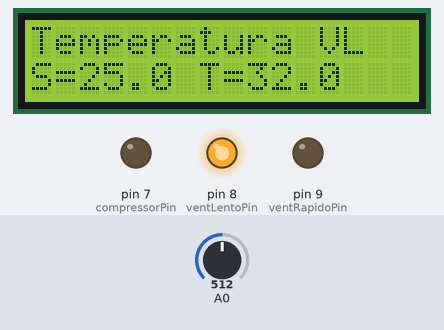
The sketch below on a simulated Arduino Uno, built with avr-gcc and run on an emulated ATmega328P. Parts: 16×2 character LCD, output pins drawn as LEDs (lit = HIGH). The test bench sets the inputs (shaded band); at power-on: A0 = 512. What the sketch prints to the serial monitor is not drawn.

Above: at 1.2 s.
1.3 s: A0 set to 716
At 2.7 s:
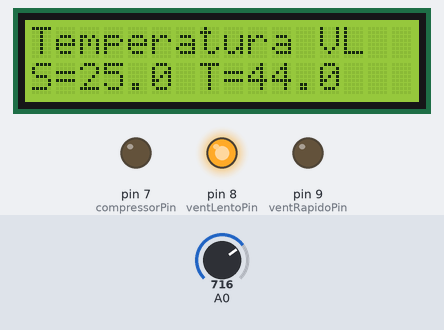
3.0 s: A0 set to 900
At 5.9 s:
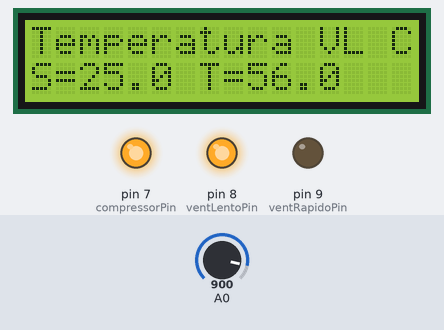
6.0 s: A0 set to 1023
At 7.3 s:
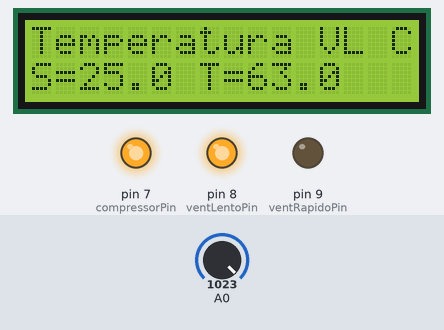
Timing chart, 0 to 9.0 s (numbered marks = the images above; inputs shaded):
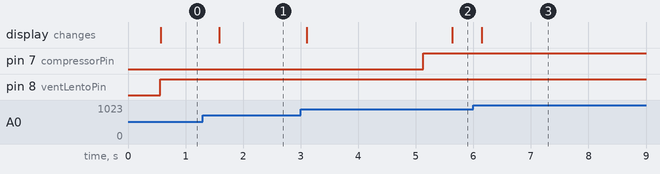

Measured:
- after the input at 1.3 s, the display: changes after 0.28 s (image 1)
- after the input at 3.0 s, the display: first changes after 0.10 s (image 2 shows a later state)
- after the input at 6.0 s, the display: changes after 0.14 s (image 3)

The sketch:

ControleArCond.ino
```cpp
/*
Controle de ar condicionado
23/04/2022  - Versão inicial (falta intertravamento e menus)
25/04/2022  - Adicionada função para verificar falhas no equipamento
            - Suporte básico para display
            - Melhoria de funções
*/
#define compressorPin 7
#define ventLentoPin 8
#define ventRapidoPin 9
#include <LiquidCrystal.h>
LiquidCrystal lcd(12, 11, 5, 4, 3, 2);

double setPoint = 25.0;
double histerese = 2.0;
int delayReligar = 10;
int delayLigar = 10;
int temporizadorCompressor = 0;
boolean ativaCompressor = 0;

void setup() {
  lcd.begin(16, 2);
  pinMode(compressorPin,OUTPUT);
  pinMode(ventLentoPin,OUTPUT);
  pinMode(ventRapidoPin,OUTPUT);
  Serial.begin(9600);
  lcd.setCursor(0, 0);
  lcd.print("Temperatura");
  }
int verificaFalhas(){
  return(0);
}

void controleVentilador(int velocidade){ // Função para ligar e desligar o ventilador
  if (velocidade == 10) {
    digitalWrite(ventLentoPin,HIGH);
    digitalWrite(ventRapidoPin,LOW);
  }
  if (velocidade == 20) {
    digitalWrite(ventLentoPin,LOW);
    digitalWrite(ventRapidoPin,HIGH);
  }
  if (velocidade == 0) {
    digitalWrite(ventRapidoPin,LOW);
    digitalWrite(ventLentoPin,LOW);
  }
}

int controleCompressor(boolean ldesliga){ // liga e desliga o compressor
  if(ldesliga){
    int falhas = verificaFalhas();
    if (falhas<1){
      digitalWrite(compressorPin,HIGH);
      return(0);
    }
    else return(falhas);
  }
  if(!ldesliga){
    digitalWrite(compressorPin,LOW);
    return(0);
  }
}
double leTemp(){ // Função para ler temperatura do sensor
  int leituraSensor = analogRead(A0);
  double temperaturaAtual = (leituraSensor/16);
  return(temperaturaAtual);
}

void timerCompressor(boolean ldesliga){ // Função para ativar o timer compressor (temporizador para ativação)
  if (ldesliga){
    ativaCompressor = 1;
    if (!digitalRead(compressorPin) && temporizadorCompressor==0) temporizadorCompressor = delayLigar;
  }
  else{
    ativaCompressor = 0;
    if (digitalRead(compressorPin) && temporizadorCompressor==0) temporizadorCompressor = delayReligar;
  }
}

void atualizaDisplay(){ // Função para atualizar o display
  Serial.print("Compressor=");
  Serial.println(ativaCompressor);
  Serial.print("Temporizador=");
  Serial.println(temporizadorCompressor);
  Serial.print("Temperatura=");
  Serial.println(leTemp());
  lcd.setCursor(0, 0);
  lcd.print("Temperatura     ");
  lcd.setCursor(11, 0);
  if (digitalRead(ventLentoPin)) lcd.print(" VL");
  if (digitalRead(ventRapidoPin)) lcd.print(" VR");
  if (digitalRead(compressorPin)) lcd.print(" C");
  lcd.setCursor(0, 1);
  lcd.print("S=");
  lcd.print(setPoint,1);
  lcd.print(" T=");
  lcd.print(leTemp(),1);
}

void iteradorTemporal(){
  int retornoCompressor;
  if(leTemp() >(setPoint+(histerese/2)))
  {
    timerCompressor(true);
  }
  if(leTemp() <(setPoint-(histerese/2)))
  {
    timerCompressor(false);
  }

  if (ativaCompressor){
    if (temporizadorCompressor < 2){
      retornoCompressor = controleCompressor(true);
      temporizadorCompressor = 0;
    }
    else
    temporizadorCompressor--;
  }
  else {
    if (temporizadorCompressor < 2){
      retornoCompressor = controleCompressor(false);
      temporizadorCompressor = 0;
    }
    else
    temporizadorCompressor--;
  }
}

void loop() {
  delay(500);

  controleVentilador(10);
  atualizaDisplay();
  iteradorTemporal();
}
```
